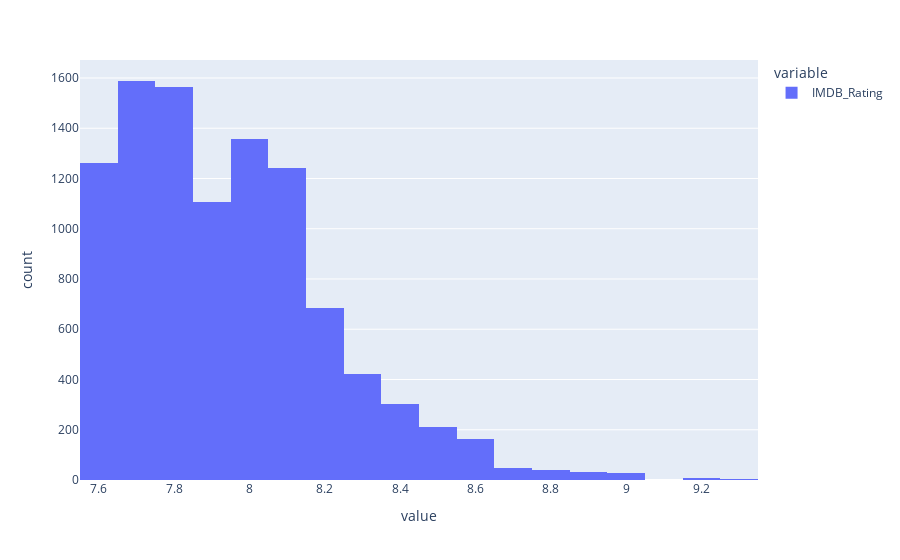

Notebook code cell kept with this figure:
### Code cell
px.histogram(data['IMDB_Rating'])

### Figure 1 — Plotly figure (JSON) as saved in the notebook; plotly's stock layout.template omitted (floating-point values rounded to 4 significant figures; data arrays with more than 128 entries replaced by an {"elided": "..."} marker saying what was removed)
{"data": [{"alignmentgroup": "True", "bingroup": "x", "hovertemplate": "variable=IMDB_Rating<br>value=%{x}<br>count=%{y}<extra></extra>", "legendgroup": "IMDB_Rating", "marker": {"color": "#636efa", "pattern": {"shape": ""}}, "name": "IMDB_Rating", "offsetgroup": "IMDB_Rating", "orientation": "v", "showlegend": true, "type": "histogram", "x": {"elided": "10060 float values"}, "xaxis": "x", "yaxis": "y"}], "layout": {"barmode": "relative", "legend": {"title": {"text": "variable"}, "tracegroupgap": 0}, "margin": {"t": 60}, "xaxis": {"anchor": "y", "domain": [0, 1], "title": {"text": "value"}}, "yaxis": {"anchor": "x", "domain": [0, 1], "title": {"text": "count"}}}}
